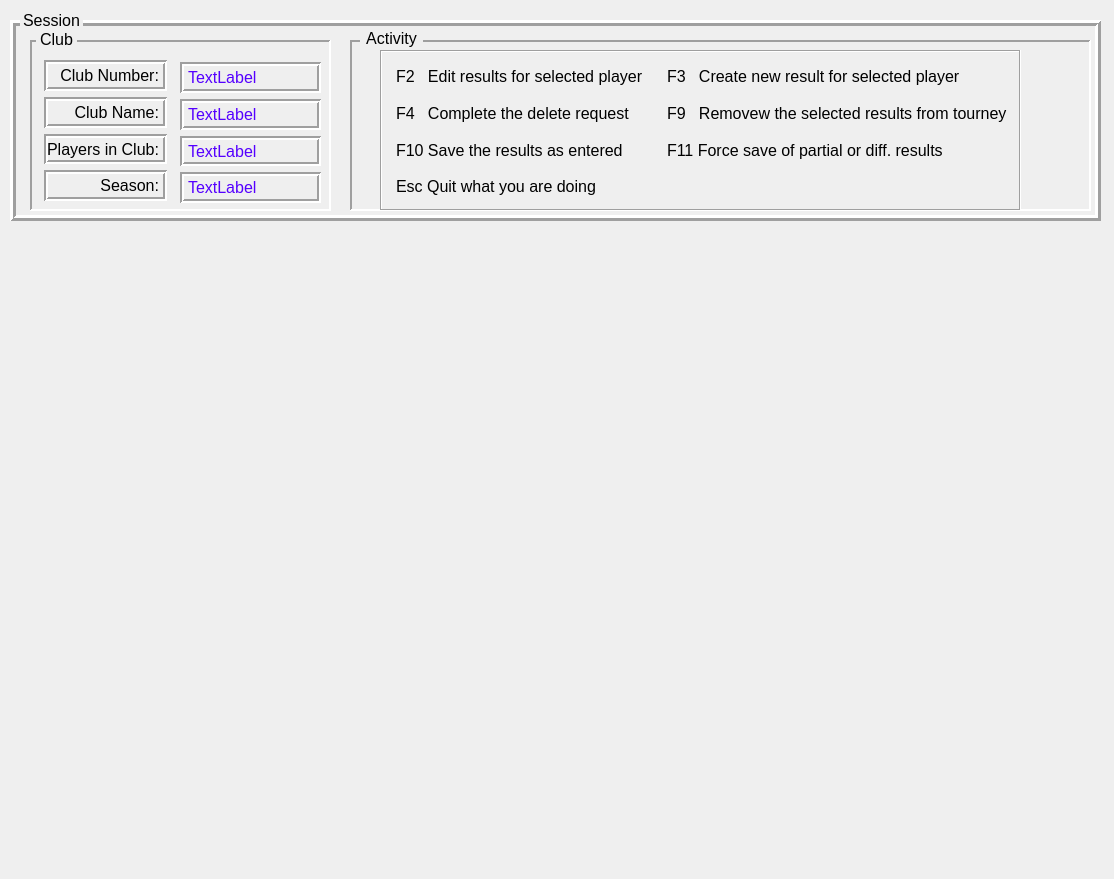
<?xml version="1.0" encoding="UTF-8"?>
<ui version="4.0">
 <class>Master</class>
 <widget class="QMainWindow" name="Master">
  <property name="geometry">
   <rect>
    <x>0</x>
    <y>0</y>
    <width>1114</width>
    <height>879</height>
   </rect>
  </property>
  <property name="font">
   <font>
    <pointsize>12</pointsize>
    <fontweight>Medium</fontweight>
   </font>
  </property>
  <property name="windowTitle">
   <string>Cribbage Grass Roots</string>
  </property>
  <widget class="QWidget" name="TopContainer">
   <widget class="QFrame" name="sessionPanel">
    <property name="geometry">
     <rect>
      <x>10</x>
      <y>20</y>
      <width>1091</width>
      <height>201</height>
     </rect>
    </property>
    <property name="frameShape">
     <enum>QFrame::Shape::Box</enum>
    </property>
    <property name="frameShadow">
     <enum>QFrame::Shadow::Raised</enum>
    </property>
    <property name="lineWidth">
     <number>3</number>
    </property>
    <widget class="QFrame" name="clubPanel">
     <property name="geometry">
      <rect>
       <x>20</x>
       <y>20</y>
       <width>301</width>
       <height>171</height>
      </rect>
     </property>
     <property name="frameShape">
      <enum>QFrame::Shape::Panel</enum>
     </property>
     <property name="frameShadow">
      <enum>QFrame::Shadow::Sunken</enum>
     </property>
     <property name="lineWidth">
      <number>2</number>
     </property>
     <widget class="QWidget" name="layoutWidget">
      <property name="geometry">
       <rect>
        <x>14</x>
        <y>20</y>
        <width>123</width>
        <height>141</height>
       </rect>
      </property>
      <layout class="QVBoxLayout" name="verticalLayout_3">
       <item>
        <widget class="QLabel" name="clubNumberLabel">
         <property name="frameShape">
          <enum>QFrame::Shape::Box</enum>
         </property>
         <property name="frameShadow">
          <enum>QFrame::Shadow::Sunken</enum>
         </property>
         <property name="lineWidth">
          <number>2</number>
         </property>
         <property name="text">
          <string>Club Number:</string>
         </property>
         <property name="alignment">
          <set>Qt::AlignmentFlag::AlignRight|Qt::AlignmentFlag::AlignTrailing|Qt::AlignmentFlag::AlignVCenter</set>
         </property>
        </widget>
       </item>
       <item>
        <widget class="QLabel" name="clubNameLabel">
         <property name="frameShape">
          <enum>QFrame::Shape::Box</enum>
         </property>
         <property name="frameShadow">
          <enum>QFrame::Shadow::Sunken</enum>
         </property>
         <property name="lineWidth">
          <number>2</number>
         </property>
         <property name="text">
          <string>Club Name:</string>
         </property>
         <property name="alignment">
          <set>Qt::AlignmentFlag::AlignRight|Qt::AlignmentFlag::AlignTrailing|Qt::AlignmentFlag::AlignVCenter</set>
         </property>
        </widget>
       </item>
       <item>
        <widget class="QLabel" name="clubPlayersLabel">
         <property name="frameShape">
          <enum>QFrame::Shape::Box</enum>
         </property>
         <property name="frameShadow">
          <enum>QFrame::Shadow::Sunken</enum>
         </property>
         <property name="lineWidth">
          <number>2</number>
         </property>
         <property name="text">
          <string>Players in Club:</string>
         </property>
         <property name="alignment">
          <set>Qt::AlignmentFlag::AlignRight|Qt::AlignmentFlag::AlignTrailing|Qt::AlignmentFlag::AlignVCenter</set>
         </property>
        </widget>
       </item>
       <item>
        <widget class="QLabel" name="clubSeasonLabel">
         <property name="frameShape">
          <enum>QFrame::Shape::Box</enum>
         </property>
         <property name="frameShadow">
          <enum>QFrame::Shadow::Sunken</enum>
         </property>
         <property name="lineWidth">
          <number>2</number>
         </property>
         <property name="text">
          <string>Season:</string>
         </property>
         <property name="alignment">
          <set>Qt::AlignmentFlag::AlignRight|Qt::AlignmentFlag::AlignTrailing|Qt::AlignmentFlag::AlignVCenter</set>
         </property>
        </widget>
       </item>
      </layout>
     </widget>
     <widget class="QWidget" name="layoutWidget">
      <property name="geometry">
       <rect>
        <x>150</x>
        <y>22</y>
        <width>141</width>
        <height>141</height>
       </rect>
      </property>
      <layout class="QVBoxLayout" name="verticalLayout_4">
       <item>
        <widget class="QLabel" name="clubNumber">
         <property name="styleSheet">
          <string notr="true">color: rgb(85, 0, 255);
font: 700 11pt &quot;Segoe UI&quot;;</string>
         </property>
         <property name="frameShape">
          <enum>QFrame::Shape::Box</enum>
         </property>
         <property name="frameShadow">
          <enum>QFrame::Shadow::Sunken</enum>
         </property>
         <property name="lineWidth">
          <number>2</number>
         </property>
         <property name="text">
          <string>TextLabel</string>
         </property>
        </widget>
       </item>
       <item>
        <widget class="QLabel" name="clubName">
         <property name="styleSheet">
          <string notr="true">color: rgb(85, 0, 255);
font: 700 11pt &quot;Segoe UI&quot;;</string>
         </property>
         <property name="frameShape">
          <enum>QFrame::Shape::Box</enum>
         </property>
         <property name="frameShadow">
          <enum>QFrame::Shadow::Sunken</enum>
         </property>
         <property name="lineWidth">
          <number>2</number>
         </property>
         <property name="text">
          <string>TextLabel</string>
         </property>
        </widget>
       </item>
       <item>
        <widget class="QLabel" name="clubPlayers">
         <property name="styleSheet">
          <string notr="true">color: rgb(85, 0, 255);
font: 700 11pt &quot;Segoe UI&quot;;</string>
         </property>
         <property name="frameShape">
          <enum>QFrame::Shape::Box</enum>
         </property>
         <property name="frameShadow">
          <enum>QFrame::Shadow::Sunken</enum>
         </property>
         <property name="lineWidth">
          <number>2</number>
         </property>
         <property name="text">
          <string>TextLabel</string>
         </property>
        </widget>
       </item>
       <item>
        <widget class="QLabel" name="clubSeason">
         <property name="styleSheet">
          <string notr="true">color: rgb(85, 0, 255);
font: 700 11pt &quot;Segoe UI&quot;;</string>
         </property>
         <property name="frameShape">
          <enum>QFrame::Shape::Box</enum>
         </property>
         <property name="frameShadow">
          <enum>QFrame::Shadow::Sunken</enum>
         </property>
         <property name="lineWidth">
          <number>2</number>
         </property>
         <property name="text">
          <string>TextLabel</string>
         </property>
        </widget>
       </item>
      </layout>
     </widget>
    </widget>
    <widget class="QFrame" name="resultsActivityPanel">
     <property name="geometry">
      <rect>
       <x>340</x>
       <y>20</y>
       <width>741</width>
       <height>171</height>
      </rect>
     </property>
     <property name="frameShape">
      <enum>QFrame::Shape::Panel</enum>
     </property>
     <property name="frameShadow">
      <enum>QFrame::Shadow::Sunken</enum>
     </property>
     <property name="lineWidth">
      <number>2</number>
     </property>
     <widget class="QFrame" name="frame">
      <property name="geometry">
       <rect>
        <x>30</x>
        <y>10</y>
        <width>641</width>
        <height>161</height>
       </rect>
      </property>
      <property name="frameShape">
       <enum>QFrame::Shape::Box</enum>
      </property>
      <property name="frameShadow">
       <enum>QFrame::Shadow::Sunken</enum>
      </property>
      <widget class="QWidget" name="layoutWidget">
       <property name="geometry">
        <rect>
         <x>16</x>
         <y>11</y>
         <width>611</width>
         <height>141</height>
        </rect>
       </property>
       <layout class="QGridLayout" name="gridLayout">
        <item row="0" column="0">
         <widget class="QLabel" name="label">
          <property name="text">
           <string>F2   Edit results for selected player</string>
          </property>
         </widget>
        </item>
        <item row="0" column="1">
         <widget class="QLabel" name="label_2">
          <property name="text">
           <string>F3   Create new result for selected player</string>
          </property>
         </widget>
        </item>
        <item row="1" column="0">
         <widget class="QLabel" name="label_3">
          <property name="text">
           <string>F4   Complete the delete request</string>
          </property>
         </widget>
        </item>
        <item row="1" column="1">
         <widget class="QLabel" name="label_6">
          <property name="text">
           <string>F9   Removew the selected results from tourney</string>
          </property>
         </widget>
        </item>
        <item row="2" column="0">
         <widget class="QLabel" name="label_4">
          <property name="text">
           <string>F10 Save the results as entered</string>
          </property>
         </widget>
        </item>
        <item row="2" column="1">
         <widget class="QLabel" name="label_7">
          <property name="text">
           <string>F11 Force save of partial or diff. results</string>
          </property>
         </widget>
        </item>
        <item row="3" column="0">
         <widget class="QLabel" name="label_5">
          <property name="text">
           <string>Esc Quit what you are doing</string>
          </property>
         </widget>
        </item>
       </layout>
      </widget>
     </widget>
    </widget>
    <widget class="QLabel" name="clubFrameLabel">
     <property name="geometry">
      <rect>
       <x>26</x>
       <y>9</y>
       <width>41</width>
       <height>20</height>
      </rect>
     </property>
     <property name="autoFillBackground">
      <bool>true</bool>
     </property>
     <property name="styleSheet">
      <string notr="true">opacity : 255</string>
     </property>
     <property name="text">
      <string>Club</string>
     </property>
     <property name="alignment">
      <set>Qt::AlignmentFlag::AlignCenter</set>
     </property>
    </widget>
    <widget class="QLabel" name="resultsActivityFrameLabel">
     <property name="geometry">
      <rect>
       <x>350</x>
       <y>8</y>
       <width>63</width>
       <height>20</height>
      </rect>
     </property>
     <property name="autoFillBackground">
      <bool>true</bool>
     </property>
     <property name="styleSheet">
      <string notr="true">opacity: 1.0;</string>
     </property>
     <property name="text">
      <string>Activity</string>
     </property>
     <property name="alignment">
      <set>Qt::AlignmentFlag::AlignCenter</set>
     </property>
    </widget>
   </widget>
   <widget class="QLabel" name="SessionFrameLabel">
    <property name="geometry">
     <rect>
      <x>20</x>
      <y>10</y>
      <width>63</width>
      <height>20</height>
     </rect>
    </property>
    <property name="font">
     <font>
      <pointsize>12</pointsize>
      <fontweight>Medium</fontweight>
     </font>
    </property>
    <property name="autoFillBackground">
     <bool>true</bool>
    </property>
    <property name="text">
     <string>Session</string>
    </property>
    <property name="alignment">
     <set>Qt::AlignmentFlag::AlignCenter</set>
    </property>
   </widget>
  </widget>
 </widget>
 <resources/>
 <connections/>
</ui>
